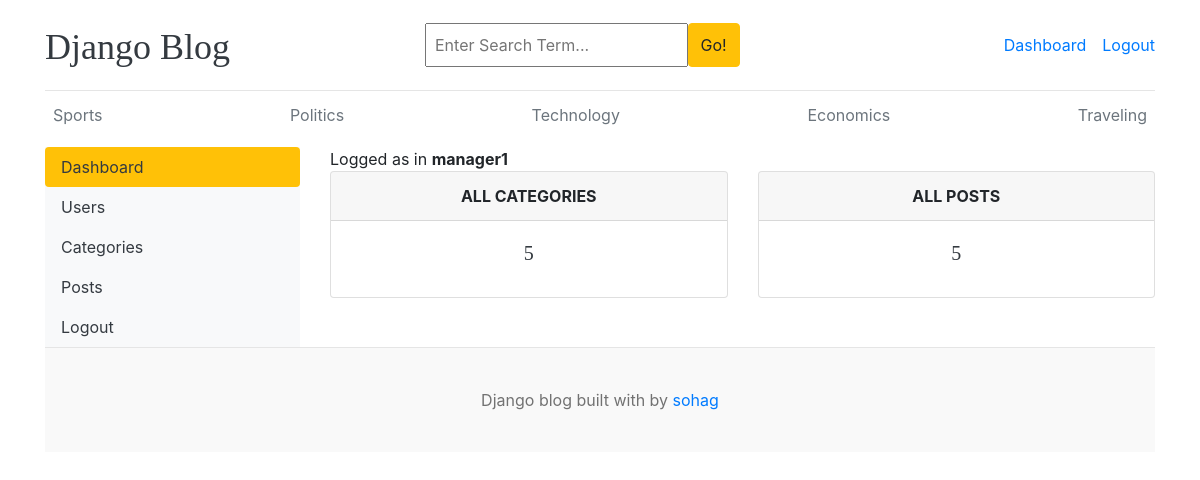
/dashboard/ (signed in), run on the app's committed database.
### blogs/models.py (models this page shows, shortened)
class Category(models.Model):
    category_name=models.CharField(max_length=50)
    created_at=models.DateField(auto_now_add=True)
    updated_at=models.DateField(auto_now=True)
    class Meta:
        verbose_name_plural='categories'

### dashboards/views.py (the view)
# urls.py: path('dashboard/',include('dashboards.urls')),
@login_required(login_url='login')
def dashboard(request):
    category_count=Category.objects.all().count()
    blogs_count=Blog.objects.all().count()
    context={
        'category_count':category_count,
        'blogs_count':blogs_count
    }
    return render(request,'dashboard/dashboard.html',context)

### blogs/context_processors.py (called while the page is built)
def get_categories(request):
    categories=Category.objects.all()
    return dict(categories=categories)

def get_social_link(request):
    social_link=SocialPlatform.objects.all()
    return dict(social_link=social_link)

### templates/dashboard/dashboard.html
{% extends "base.html" %}
{% block content  %}
<div class="row">
     {% include "dashboard/sidebar.html" %}
      <div class="col-md-9">
         <span>Logged as in <b>{{user}}</b></span>
        <div class="row">
            <div class="col">
                <div class="card border-default mb-3">
                    <div class="card-header text-center text-uppercase font-weight-bold">All Categories</div>
                    <div class="card-body text-dark">
                        <h5 class="card-title text-center">{{category_count}}</h5>
                    </div>
                </div>
            </div>
              <div class="col">
                <div class="card border-default mb-3">
                    <div class="card-header text-center text-uppercase font-weight-bold">All Posts</div>
                    <div class="card-body text-dark">
                        <h5 class="card-title text-center">{{blogs_count}}</h5>
                    </div>
                </div>
            </div>
        </div>
      </div>
</div>
{% endblock  %}}

### templates/base.html (shortened to what this page needs)
{%load static%}
<!DOCTYPE html>
<html lang="en">
<head>
    <link href="https://getbootstrap.com/docs/4.0/dist/css/bootstrap.min.css" rel="stylesheet">
    <link href="{% static 'css/blog.css'%}" rel="stylesheet">
    <link rel="stylesheet" href="https://cdnjs.cloudflare.com/ajax/libs/font-awesome/4.7.0/css/font-awesome.min.css">
  </head>
<body>
    <div class="container">
      <header class="blog-header py-3">
        <div class="row flex-nowrap justify-content-between align-items-center">
          <div class="col-4 pt-1">
            <a class="blog-header-logo text-dark" href="/">Django Blog</a>
          </div>
          <div class="col-4">
            <form action="{% url 'search' %}" method="GET">
                 <div class="input-group">
                    <input class="p-2 w-75" type="text"  name="keyword" value="{{keyword}}" placeholder="Enter Search Term..." aria-label="Enter">
                    <button class="btn btn-warning" id="button-search" type="submit">Go!</button>
                    </div>
            </form>
          </div>
          <div class="col-4 d-flex justify-content-end align-items-center">
            {%if not user.is_authenticated %}
            <a class="btn btn-sm btn-warning" href="{%url 'login'%}">Login</a> &nbsp;
            <a class="btn btn-sm btn-outline-secondary" href="{%url 'register'%}">Register</a>
            {%else%}
            <span><a href="{%url 'dashboard'%}">Dashboard</a></span>
            <span><a href="{%url 'logout'%}">Logout</a></span>
            {%endif%}
          </div>
        </div>
      </header>
      <div class="nav-scroller py-1 mb-2">
        <nav class="nav d-flex justify-content-between">
          {% for cat in categories%}
          <a class="p-2 text-muted" href="{% url 'posts_by_category' cat.pk%}">{{cat.category_name}}</a>
          {% endfor %}
        </nav>
      </div>
{% block content %}
{% endblock %}
<footer class="blog-footer">
  <p>Django blog built with by <a href="https://github.com/Rafin-Tahsin-Sohag-25">sohag</a></p>
</footer>
</body>
</html>

### blog_main/static/css/blog.css (style rules this page uses)
.blog-header { border-bottom: 1px solid #e5e5e5; }
.blog-header-logo { font-family: "Playfair Display", Georgia, "Times New Roman", serif; font-size: 2.25rem; }
h1, h2, h3, h4, h5, h6 { font-family: "Playfair Display", Georgia, "Times New Roman", serif; }
.blog-footer { padding: 2.5rem 0; color: #727272; text-align: center; background-color: #f9f9f9; border-top: .05rem solid #e5e5e5; }
.blog-footer p:last-child { margin-bottom: 0; }

### data on the page
Category: category_name "Sports"
Category: category_name "Politics"
Category: category_name "Technology"
Category: category_name "Economics"
Category: category_name "Traveling"

### other printed values
{{ user }} "manager1"
{{ category_count }} "5"
{{ blogs_count }} "5"
